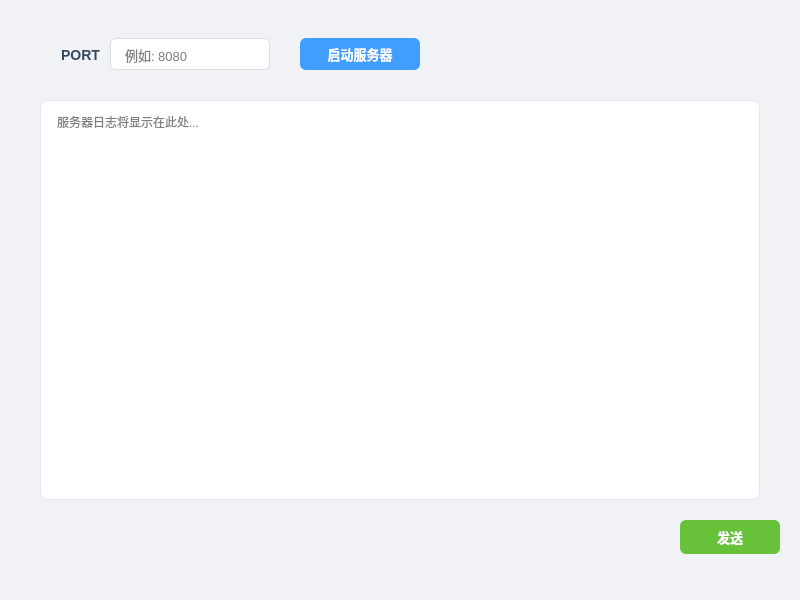
<?xml version="1.0" encoding="UTF-8"?>
<ui version="4.0">
 <class>Serve1</class>
 <widget class="QWidget" name="Serve1">
  <property name="geometry">
   <rect>
    <x>0</x>
    <y>0</y>
    <width>800</width>
    <height>600</height>
   </rect>
  </property>
  <property name="windowTitle">
   <string>Server Dashboard</string>
  </property>
  <property name="styleSheet">
   <string notr="true">
    /* 全局背景与字体 */
    QWidget {
        background-color: #f0f2f5;
        font-family: &quot;Segoe UI&quot;, &quot;Microsoft YaHei&quot;, &quot;PingFang SC&quot;, sans-serif;
    }

    /* 标签通用样式 */
    QLabel {
        color: #2c3e50;
        font-size: 14px;
        font-weight: 600;
    }

    /* 输入框通用样式 */
    QLineEdit {
        background-color: #ffffff;
        border: 1px solid #dcdfe6;
        border-radius: 6px;
        padding: 6px 12px;
        font-size: 13px;
        selection-background-color: #409eff;
    }
    QLineEdit:focus {
        border-color: #409eff;
        outline: none;
    }

    /* 文本编辑区通用样式 */
    QTextEdit {
        background-color: #ffffff;
        border: 1px solid #e4e7ed;
        border-radius: 8px;
        padding: 8px 12px;
        font-family: &quot;JetBrains Mono&quot;, &quot;Consolas&quot;, monospace;
        font-size: 12px;
        line-height: 1.5;
        selection-background-color: #409eff;
    }
    QTextEdit:focus {
        border-color: #409eff;
    }

    /* 按钮基本样式 */
    QPushButton {
        border: none;
        border-radius: 6px;
        padding: 6px 16px;
        font-weight: 600;
        font-size: 13px;
        color: #ffffff;
        cursor: pointer;
    }
    QPushButton:hover {
        opacity: 0.9;
    }
    QPushButton:pressed {
        padding-top: 7px;
        padding-bottom: 5px;
    }
   </string>
  </property>

  <!-- PORT 标签 -->
  <widget class="QLabel" name="label">
   <property name="geometry">
    <rect>
     <x>40</x>
     <y>40</y>
     <width>60</width>
     <height>30</height>
    </rect>
   </property>
   <property name="styleSheet">
    <string notr="true">color: #34495e; font-weight: bold; font-size: 14px;</string>
   </property>
   <property name="text">
    <string>PORT</string>
   </property>
   <property name="alignment">
    <set>Qt::AlignRight|Qt::AlignTrailing|Qt::AlignVCenter</set>
   </property>
  </widget>

  <!-- 端口输入框 -->
  <widget class="QLineEdit" name="lineEdit">
   <property name="geometry">
    <rect>
     <x>110</x>
     <y>38</y>
     <width>160</width>
     <height>32</height>
    </rect>
   </property>
   <property name="placeholderText">
    <string>例如: 8080</string>
   </property>
  </widget>

  <!-- 启动服务器按钮 -->
  <widget class="QPushButton" name="pushButton">
   <property name="geometry">
    <rect>
     <x>300</x>
     <y>38</y>
     <width>120</width>
     <height>32</height>
    </rect>
   </property>
   <property name="styleSheet">
    <string notr="true">background-color: #409eff;</string>
   </property>
   <property name="text">
    <string>启动服务器</string>
   </property>
   <property name="cursor">
    <cursorShape>PointingHandCursor</cursorShape>
   </property>
  </widget>

  <!-- 消息日志显示区域 -->
  <widget class="QTextEdit" name="textEdit">
   <property name="geometry">
    <rect>
     <x>40</x>
     <y>100</y>
     <width>720</width>
     <height>400</height>
    </rect>
   </property>
   <property name="readOnly">
    <bool>false</bool>
   </property>
   <property name="placeholderText">
    <string>服务器日志将显示在此处...</string>
   </property>
  </widget>

  <!-- 发送按钮 -->
  <widget class="QPushButton" name="pushButton_2">
   <property name="geometry">
    <rect>
     <x>680</x>
     <y>520</y>
     <width>100</width>
     <height>34</height>
    </rect>
   </property>
   <property name="styleSheet">
    <string notr="true">background-color: #67c23a; font-weight: bold;</string>
   </property>
   <property name="text">
    <string>发送</string>
   </property>
   <property name="cursor">
    <cursorShape>PointingHandCursor</cursorShape>
   </property>
  </widget>
 </widget>
 <resources/>
 <connections/>
</ui>
